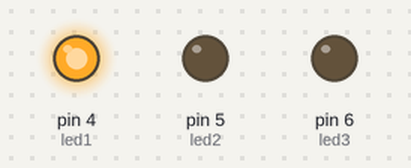
Simulated run of this sketch. Board: Arduino Uno, built with avr-gcc and run on an emulated ATmega328P. On the bench: output pins drawn as LEDs (lit = HIGH).

Above: at 1.5 s.
At 4.5 s:
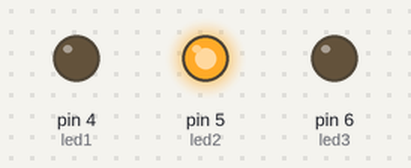
At 7.5 s:
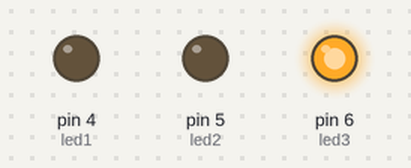
Timing chart, 0 to 11.7 s (numbered marks = the images above):
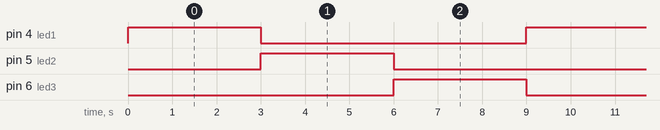

Measured:
- by itself, pin 4 (led1), pin 5 (led2), pin 6 (led3): alternates HIGH for 3.0 s and LOW for 6.0 s
- by itself, everything shown: repeats every 9.0 s, in 4 steps

The sketch:

led_blink1.ino
```cpp
int led1=4;
int led2=5;
int led3=6;
void setup() {

 pinMode(led1,OUTPUT);
 pinMode(led2,OUTPUT);
 pinMode(led3,OUTPUT);

}

void loop() {
  digitalWrite(led1,HIGH);
  delay(3000);
  digitalWrite(led1,LOW);
   digitalWrite(led2,HIGH);
  delay(3000);
  digitalWrite(led2,LOW);
   digitalWrite(led3,HIGH);
  delay(3000);
  digitalWrite(led3,LOW);


}
```
